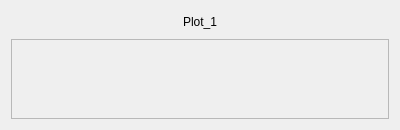
<?xml version="1.0" encoding="UTF-8"?>
<ui version="4.0">
 <class>Form</class>
 <widget class="QWidget" name="Form">
  <property name="windowModality">
   <enum>Qt::WindowModal</enum>
  </property>
  <property name="geometry">
   <rect>
    <x>0</x>
    <y>0</y>
    <width>400</width>
    <height>130</height>
   </rect>
  </property>
  <property name="windowTitle">
   <string>Form</string>
  </property>
  <layout class="QHBoxLayout" name="horizontalLayout">
   <item>
    <layout class="QVBoxLayout" name="verticalLayout">
     <item>
      <widget class="QPushButton" name="pushButton">
       <property name="text">
        <string>Plot_1</string>
       </property>
       <property name="icon">
        <iconset>
         <normaloff>:/newPrefix/Add-New-48.png</normaloff>:/newPrefix/Add-New-48.png</iconset>
       </property>
       <property name="autoDefault">
        <bool>false</bool>
       </property>
       <property name="default">
        <bool>false</bool>
       </property>
       <property name="flat">
        <bool>true</bool>
       </property>
      </widget>
     </item>
     <item>
      <widget class="QFrame" name="frame">
       <property name="frameShape">
        <enum>QFrame::StyledPanel</enum>
       </property>
       <property name="frameShadow">
        <enum>QFrame::Raised</enum>
       </property>
      </widget>
     </item>
    </layout>
   </item>
  </layout>
 </widget>
 <resources>
  <include location="../Documents/plotter/Icons/hutr.qrc"/>
 </resources>
 <connections/>
</ui>
